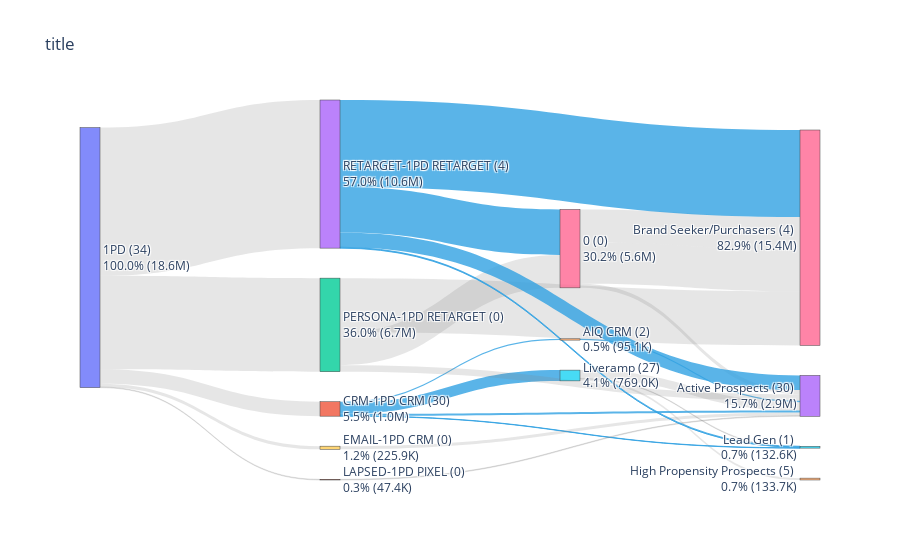

Notebook code cell kept with this figure:
### Code cell
# Fix issue with 'Audience Type Name': 'CRM-1PD\xa0CRM'
df['Audience Type Name'] = df['Audience Type Name'].str.replace('CRM-1PD\xa0CRM', 'CRM-1PD CRM')

# Get Segments Unique Counts
filtered_df = df[(df['Segment ID'] != 0) & (df['Segment ID'] != '0')]
df_lvl1_seg = filtered_df.groupby(['Audience Type'])['Segment ID'].nunique().reset_index()
df_lvl2_seg = filtered_df.groupby(['Audience Type Name'])['Segment ID'].nunique().reset_index()
df_lvl3_seg = filtered_df.groupby(['Audience Source'])['Segment ID'].nunique().reset_index()
df_lvl4_seg = filtered_df.groupby(['Display Funnel Mapped'])['Segment ID'].nunique().reset_index()
df_lvl1_seg.rename(columns={'Audience Type':'Label', 'Segment ID':'Segments'}, inplace=True)
df_lvl2_seg.rename(columns={'Audience Type Name':'Label', 'Segment ID':'Segments'}, inplace=True)
df_lvl3_seg.rename(columns={'Audience Source':'Label', 'Segment ID':'Segments'}, inplace=True)
df_lvl4_seg.rename(columns={'Display Funnel Mapped':'Label', 'Segment ID':'Segments'}, inplace=True)
segment_df = pd.concat([df_lvl1_seg, df_lvl2_seg, df_lvl3_seg, df_lvl4_seg])
######

test = df.groupby(['Audience Type', 'Audience Type Name', 'Audience Source','Display Funnel Mapped'])['Spend'].sum().reset_index()

test3 = test.groupby(['Audience Type', 'Audience Type Name', 'Audience Source','Display Funnel Mapped'])['Spend'].sum().reset_index()
test3 = test3[(test3['Audience Source'] != '0')&(test3['Display Funnel Mapped'] != '0')]

test1 = test.groupby(['Audience Type','Audience Type Name'])['Spend'].sum().reset_index()
test1 = test1[(test1['Audience Type Name'] != '0')]

test2 = test.groupby(['Audience Type','Audience Type Name','Audience Source'])['Spend'].sum().reset_index()
test2 = test2[(test2['Audience Type Name'] != '0')&(test2['Audience Source'] != '0')]

test4 = test[test['Audience Source'] == '0'].groupby(['Audience Type', 'Audience Type Name', 'Display Funnel Mapped'])['Spend'].sum().reset_index()
test4 = test4[(test4['Audience Type Name'] != '0')&(test4['Display Funnel Mapped'] != '0')]

test1['Level'] = 1
test2['Level'] = 2
test3['Level'] = 4
test4['Level'] = 3

test1.rename(columns={'Audience Type':'Source', 'Audience Type Name':'Target', 'Spend':'Total'}, inplace=True)
test2.rename(columns={'Audience Type Name':'Source', 'Audience Source':'Target', 'Spend':'Total'}, inplace=True)
test3.rename(columns={'Audience Source':'Source', 'Display Funnel Mapped':'Target', 'Spend':'Total'}, inplace=True)
test4.rename(columns={'Audience Type Name':'Source', 'Display Funnel Mapped':'Target', 'Spend':'Total'}, inplace=True)

concat_df = pd.concat([
                       test1[['Source','Target','Total', 'Level']]
                       , test2[['Source','Target','Total', 'Level']]
                       , test3[['Source','Target','Total', 'Level']]
                        , test4[['Source','Target','Total', 'Level']]
                    ], ignore_index=True)
                    

unique_values = pd.unique(concat_df[['Source', 'Target']].values.ravel('K'))

mapping_df = pd.DataFrame({'Label': unique_values.tolist()
                                     , 'Value': [i for i in range(len(unique_values))]})


unique_values = pd.unique(concat_df[['Source', 'Target']].values.ravel('K'))
    
mapping_df = pd.DataFrame({'Label': unique_values.tolist()
                                          , 'Value': [i for i in range(len(unique_values))]})

# Replace values based on the mappings
concat_df['Source'] = concat_df['Source'].replace(mapping_df.set_index('Label')['Value'])
concat_df['Target'] = concat_df['Target'].replace(mapping_df.set_index('Label')['Value'])






# Create a list of columns to process
columns_to_process = ['Audience Type', 'Audience Type Name', 'Audience Source', 'Display Funnel Mapped']

# Create an empty DataFrame to store the results
result_df = pd.DataFrame()

# Loop through each column and calculate sums, percentages, and unique "Segment ID" counts
for column_name in columns_to_process:
    # Calculate sums and percentages
    grouped = df.groupby(column_name)['Spend'].sum().reset_index()
    grouped['Percentage'] = (grouped['Spend'] / grouped['Spend'].sum()) * 100
    grouped.rename(columns={column_name: 'Label'}, inplace=True)
    
    # Calculate unique "Segment ID" counts
    grouped_segment = df[(df['Segment ID'] != '0') & (df['Segment ID'] != 0)].groupby(column_name)['Segment ID'].nunique().reset_index()
    grouped_segment.rename(columns={column_name: 'Label', 'Segment ID': 'Segments'}, inplace=True)
    
    # Merge the two DataFrames
    merged_grouped = grouped.merge(grouped_segment, on='Label', how='left')
    
    # Append the result to result_df
    result_df = pd.concat([result_df, merged_grouped], axis=0, ignore_index=True)

# result_df now contains the combined results
result_df


merged_df = mapping_df.merge(result_df, on='Label', how='left')

merged_df.fillna(0,inplace=True)

merged_df['Label_x'] = (
    merged_df['Label'].astype(str) +
    " (" + merged_df['Segments'].apply(format_value).astype(str) + ") " +
    "<br>" +
    merged_df['Percentage'].apply(lambda x: f'{x:.1f}%').astype(str) +
    " (" + merged_df['Spend'].apply(format_value).astype(str) + ")"
)

############


# Sample data
source = concat_df['Source'].values.tolist()
target = concat_df['Target'].values.tolist()
value = concat_df['Total'].values.tolist()
labels = merged_df['Label_x'].values.tolist()

# List of colors for each link based on some condition or data
colors = generate_gray_tones(source)

# Create links
link = dict(source=source, target=target, value=value, color=colors)

# Create nodes
node = dict(label=labels, pad=30, thickness=20)

# Create a Sankey object
chart = go.Sankey(link=link, node=node, arrangement="snap")

# Build a figure
fig = go.Figure(chart)

# Add a title to the figure
fig.update_layout(title_text='title')

fig.show()

### Figure 1 — Plotly figure (JSON) as saved in the notebook; plotly's stock layout.template omitted (floating-point values rounded to 4 significant figures)
{"data": [{"arrangement": "snap", "link": {"color": ["rgba(128, 128, 128, 0.2)", "rgba(128, 128, 128, 0.2)", "rgba(128, 128, 128, 0.2)", "rgba(128, 128, 128, 0.2)", "rgba(128, 128, 128, 0.2)", "rgba(128, 128, 128, 0.2)", "rgba(128, 128, 128, 0.2)", "rgba(128, 128, 128, 0.2)", "rgba(128, 128, 128, 0.2)", "rgba(49, 162, 227, 0.8)", "rgba(49, 162, 227, 0.8)", "rgba(128, 128, 128, 0.2)", "rgba(49, 162, 227, 0.8)", "rgba(49, 162, 227, 0.8)", "rgba(128, 128, 128, 0.2)", "rgba(128, 128, 128, 0.2)", "rgba(128, 128, 128, 0.2)", "rgba(128, 128, 128, 0.2)", "rgba(128, 128, 128, 0.2)", "rgba(128, 128, 128, 0.2)", "rgba(128, 128, 128, 0.2)", "rgba(128, 128, 128, 0.2)", "rgba(49, 162, 227, 0.8)", "rgba(49, 162, 227, 0.8)", "rgba(49, 162, 227, 0.8)", "rgba(49, 162, 227, 0.8)", "rgba(49, 162, 227, 0.8)", "rgba(128, 128, 128, 0.2)", "rgba(128, 128, 128, 0.2)", "rgba(128, 128, 128, 0.2)", "rgba(128, 128, 128, 0.2)", "rgba(128, 128, 128, 0.2)", "rgba(128, 128, 128, 0.2)", "rgba(128, 128, 128, 0.2)", "rgba(49, 162, 227, 0.8)", "rgba(49, 162, 227, 0.8)", "rgba(49, 162, 227, 0.8)", "rgba(49, 162, 227, 0.8)", "rgba(49, 162, 227, 0.8)"], "source": [0, 0, 0, 0, 0, 0, 0, 0, 0, 1, 1, 2, 3, 4, 5, 5, 5, 6, 6, 6, 7, 8, 1, 1, 1, 1, 1, 9, 10, 11, 12, 2, 2, 2, 3, 3, 3, 3, 3], "target": [7, 8, 1, 9, 10, 11, 12, 2, 3, 4, 5, 6, 6, 13, 13, 14, 15, 16, 13, 16, 14, 17, 13, 16, 17, 15, 18, 13, 14, 13, 17, 13, 16, 18, 13, 16, 17, 15, 18], "value": [0, 0, 1030000.0, 225900.0, 0, 47400.0, 0, 6688000.0, 10580000.0, 95070.0, 769000.0, 2347000.0, 3254000.0, 95070.0, 590700.0, 133700.0, 44660.0, 2347000.0, 300700.0, 2954000.0, 0, 0, 143500.0, 0, 0, 22920.0, 0, 225900.0, 0, 47400.0, 0, 469400.0, 3872000.0, 0, 1045000.0, 6218000.0, 0, 65000.0, 0]}, "node": {"label": ["1PD (34) <br>100.0% (18.6M)", "CRM-1PD CRM (30) <br>5.5% (1.0M)", "PERSONA-1PD RETARGET (0) <br>36.0% (6.7M)", "RETARGET-1PD RETARGET (4) <br>57.0% (10.6M)", "AIQ CRM (2) <br>0.5% (95.1K)", "Liveramp (27) <br>4.1% (769.0K)", "0 (0) <br>30.2% (5.6M)", "CATEGORY-1PD CONTEXTUAL (0) <br>0.0% (0)", "CRM-1PD AUDIENCE (0) <br>0.0% (0)", "EMAIL-1PD CRM (0) <br>1.2% (225.9K)", "KCT-1PD CONTEXTUAL (0) <br>0.0% (0)", "LAPSED-1PD PIXEL (0) <br>0.3% (47.4K)", "MEDIA-1PD MEDIA (0) <br>0.0% (0)", "Active Prospects (30) <br>15.7% (2.9M)", "High Propensity Prospects (5) <br>0.7% (133.7K)", "Lead Gen (1) <br>0.7% (132.6K)", "Brand Seeker/Purchasers (4) <br>82.9% (15.4M)", "Demand Creation (0) <br>0.0% (0)", "No Funnel Specific Budget (0) <br>0.0% (0)"], "pad": 30, "thickness": 20}, "type": "sankey"}], "layout": {"title": {"text": "title"}}}
